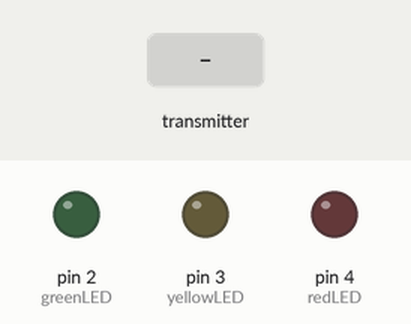
Simulated run of this sketch. Board: Arduino Uno, built with avr-gcc and run on an emulated ATmega328P. Shown: output pins drawn as LEDs (lit = HIGH). The test bench sets the inputs (shaded band). No radio packets arrive unless stated.

Above: at 1.2 s.
1.3 s: the transmitter starts sending state = 0
At 2.1 s:
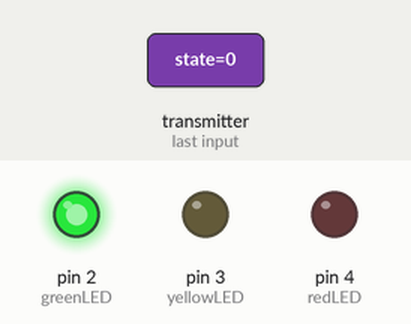
2.8 s: the transmitter starts sending state = 1
At 3.2 s:
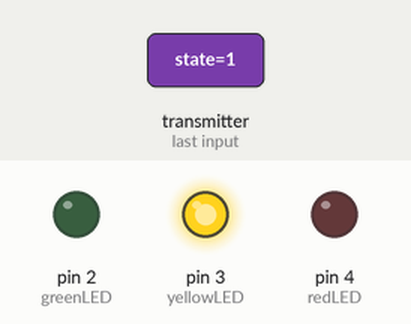
Timing chart, 0 to 5.8 s (numbered marks = the images above; inputs shaded):
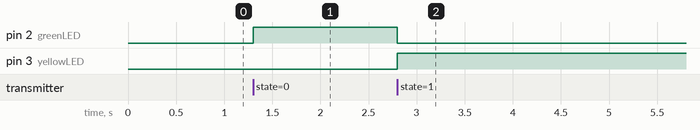

The sketch:

receiver.ino
```cpp
#include <SPI.h>
#include <nRF24L01.h>
#include <RF24.h>

RF24 radio(9, 10);

const byte address[6] = "00001";

int greenLED = 2;
int yellowLED = 3;
int redLED = 4;

void green();
void yellow();
void red();

int state;

void setup() {

  // Initialize the LEDs
  pinMode(greenLED, OUTPUT);
  pinMode(yellowLED, OUTPUT);
  pinMode(redLED, OUTPUT);

  // Start with all LEDs off
  off();

  // Initialize the receiver
  radio.begin();
  radio.openReadingPipe(1, address);
  radio.setPALevel(RF24_PA_MIN);
  radio.startListening();

}

void loop() {

  if (radio.available()) {
    // Read the data from the transmitter
    radio.read(&state, sizeof(state));
    if ( state == 0 ) {
      // Turn on the green LED
      green();
    } else if ( state == 1 ) {
      // Turn on the yellow LED
      yellow();
    } else if ( state == 2 ) {
      // Turn on the red LED
      red();
    }
  }

}

void on() {
  // Turn on all LEDs
  digitalWrite(greenLED, HIGH);
  digitalWrite(yellowLED, HIGH);
  digitalWrite(redLED, HIGH);
}

void off() {
  // Turn off all LEDs
  digitalWrite(greenLED, LOW);
  digitalWrite(yellowLED, LOW);
  digitalWrite(redLED, LOW);
}

void green() {
  // Turn on only the green LED;
  digitalWrite(greenLED, HIGH);
  digitalWrite(yellowLED, LOW);
  digitalWrite(redLED, LOW);
}

void yellow() {
  // Turn on only the yellow LED
  digitalWrite(greenLED, LOW);
  digitalWrite(yellowLED, HIGH);
  digitalWrite(redLED, LOW);
}

void red() {
  // Turn on only the red LED
  digitalWrite(greenLED, LOW);
  digitalWrite(yellowLED, LOW);
  digitalWrite(redLED, HIGH);
}
```

Measured:
- after the input at 1.3 s, pin 2 (greenLED): LOW → HIGH at once
- after the input at 2.8 s, pin 2 (greenLED): HIGH → LOW at once; pin 3 (yellowLED): LOW → HIGH at once
